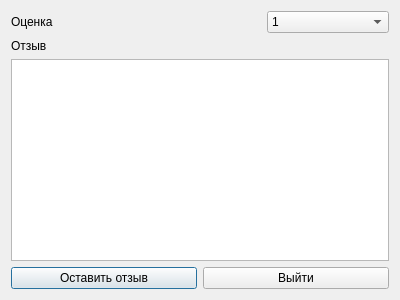
<?xml version="1.0" encoding="UTF-8"?>
<ui version="4.0">
 <class>ReviewDialog</class>
 <widget class="QDialog" name="ReviewDialog">
  <property name="geometry">
   <rect>
    <x>0</x>
    <y>0</y>
    <width>400</width>
    <height>300</height>
   </rect>
  </property>
  <property name="windowTitle">
   <string>Dialog</string>
  </property>
  <layout class="QGridLayout" name="gridLayout">
   <item row="0" column="0">
    <widget class="QLabel" name="label_r">
     <property name="text">
      <string>Оценка</string>
     </property>
    </widget>
   </item>
   <item row="2" column="0" colspan="3">
    <widget class="QTextEdit" name="textEdit"/>
   </item>
   <item row="1" column="0" colspan="3">
    <widget class="QLabel" name="label_re">
     <property name="text">
      <string>Отзыв</string>
     </property>
    </widget>
   </item>
   <item row="0" column="2">
    <widget class="QComboBox" name="comboBox">
     <item>
      <property name="text">
       <string>1</string>
      </property>
     </item>
     <item>
      <property name="text">
       <string>2</string>
      </property>
     </item>
     <item>
      <property name="text">
       <string>3</string>
      </property>
     </item>
     <item>
      <property name="text">
       <string>4</string>
      </property>
     </item>
     <item>
      <property name="text">
       <string>5</string>
      </property>
     </item>
     <item>
      <property name="text">
       <string>6</string>
      </property>
     </item>
     <item>
      <property name="text">
       <string>7</string>
      </property>
     </item>
     <item>
      <property name="text">
       <string>8</string>
      </property>
     </item>
     <item>
      <property name="text">
       <string>9</string>
      </property>
     </item>
     <item>
      <property name="text">
       <string>10</string>
      </property>
     </item>
    </widget>
   </item>
   <item row="3" column="0" colspan="3">
    <layout class="QHBoxLayout" name="horizontalLayout">
     <item>
      <widget class="QPushButton" name="pushButton_ok">
       <property name="text">
        <string>Оставить отзыв</string>
       </property>
      </widget>
     </item>
     <item>
      <widget class="QPushButton" name="pushButton_cancel">
       <property name="text">
        <string>Выйти</string>
       </property>
      </widget>
     </item>
    </layout>
   </item>
   <item row="0" column="1">
    <widget class="QLabel" name="label_userR">
     <property name="text">
      <string/>
     </property>
    </widget>
   </item>
  </layout>
 </widget>
 <tabstops>
  <tabstop>comboBox</tabstop>
  <tabstop>textEdit</tabstop>
  <tabstop>pushButton_ok</tabstop>
  <tabstop>pushButton_cancel</tabstop>
 </tabstops>
 <resources/>
 <connections/>
</ui>
